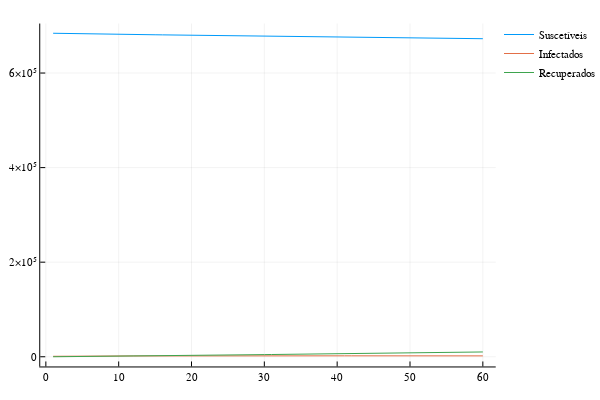

Notebook code for this chart:
### Code cell
Plots.plot((mean(S1, dims=1)[1, :]), label = "Suscetíveis")
Plots.plot!((mean(I1+A1, dims=1)[1, :]), label = "Infectados")
Plots.plot!((mean(R1, dims=1)[1, :]), label = "Recuperados")

### Figure 1 — Plotly figure (JSON) as saved in the notebook; plotly's stock layout.template omitted (floating-point values rounded to 4 significant figures)
{"data": [{"colorbar": {"title": ""}, "legendgroup": "Suscetíveis", "line": {"color": "rgba(0, 154, 250, 1.000)", "dash": "solid", "shape": "linear", "width": 1}, "mode": "lines", "name": "Suscetíveis", "showlegend": true, "type": "scatter", "x": [1, 2, 3, 4, 5, 6, 7, 8, 9, 10, 11, 12, 13, 14, 15, 16, 17, 18, 19, 20, 21, 22, 23, 24, 25, 26, 27, 28, 29, 30, 31, 32, 33, 34, 35, 36, 37, 38, 39, 40, 41, 42, 43, 44, 45, 46, 47, 48, 49, 50, 51, 52, 53, 54, 55, 56, 57, 58, 59, 60], "xaxis": "x1", "y": [684131, 683800.0, 683500.0, 683224, 683000.0, 682800.0, 682500.0, 682300.0, 682100.0, 681900.0, 681700.0, 681500.0, 681287, 681100.0, 680900.0, 680700.0, 680500.0, 680300.0, 680100.0, 679960, 679800.0, 679600.0, 679400.0, 679200.0, 679000.0, 678800.0, 678600.0, 678433, 678240, 678051, 677900.0, 677700.0, 677500.0, 677300.0, 677100.0, 676900.0, 676700.0, 676500.0, 676400.0, 676200.0, 676000.0, 675800.0, 675625, 675400.0, 675300.0, 675100.0, 674900.0, 674700.0, 674539, 674400.0, 674177, 674000.0, 673800.0, 673600.0, 673500.0, 673300.0, 673114, 672900.0, 672800.0, 672600.0], "yaxis": "y1", "zmax": null, "zmin": null}, {"colorbar": {"title": ""}, "legendgroup": "Infectados", "line": {"color": "rgba(227, 111, 71, 1.000)", "dash": "solid", "shape": "linear", "width": 1}, "mode": "lines", "name": "Infectados", "showlegend": true, "type": "scatter", "x": [1, 2, 3, 4, 5, 6, 7, 8, 9, 10, 11, 12, 13, 14, 15, 16, 17, 18, 19, 20, 21, 22, 23, 24, 25, 26, 27, 28, 29, 30, 31, 32, 33, 34, 35, 36, 37, 38, 39, 40, 41, 42, 43, 44, 45, 46, 47, 48, 49, 50, 51, 52, 53, 54, 55, 56, 57, 58, 59, 60], "xaxis": "x1", "y": [1000, 901.3, 936.3, 1019.0, 1118.0, 1230.0, 1330.0, 1428.0, 1505, 1584.0, 1642.0, 1695, 1753, 1794.0, 1815.0, 1850, 1868.0, 1892.0, 1889.0, 1901.0, 1904.0, 1916.0, 1914.0, 1934.0, 1948.0, 1941.0, 1942, 1948.0, 1956.0, 1962.0, 1960.0, 1961.0, 1962, 1970.0, 1968.0, 1967.0, 1975.0, 1968.0, 1970.0, 1974.0, 1967, 1964.0, 1971.0, 1961.0, 1947.0, 1948, 1937.0, 1936.0, 1940.0, 1951.0, 1957.0, 1953, 1926.0, 1929, 1928.0, 1897.0, 1890.0, 1882.0, 1881.0, 1882.0], "yaxis": "y1", "zmax": null, "zmin": null}, {"colorbar": {"title": ""}, "legendgroup": "Recuperados", "line": {"color": "rgba(62, 164, 78, 1.000)", "dash": "solid", "shape": "linear", "width": 1}, "mode": "lines", "name": "Recuperados", "showlegend": true, "type": "scatter", "x": [1, 2, 3, 4, 5, 6, 7, 8, 9, 10, 11, 12, 13, 14, 15, 16, 17, 18, 19, 20, 21, 22, 23, 24, 25, 26, 27, 28, 29, 30, 31, 32, 33, 34, 35, 36, 37, 38, 39, 40, 41, 42, 43, 44, 45, 46, 47, 48, 49, 50, 51, 52, 53, 54, 55, 56, 57, 58, 59, 60], "xaxis": "x1", "y": [0, 98.67, 180.7, 273, 375.7, 487.3, 600.8, 723.8, 862.8, 1002.0, 1157.0, 1308.0, 1465.0, 1629.0, 1808.0, 1974.0, 2148, 2325.0, 2516, 2702.0, 2890.0, 3066.0, 3256.0, 3427.0, 3602.0, 3793.0, 3983.0, 4173.0, 4354.0, 4542.0, 4734.0, 4914.0, 5106, 5291.0, 5482.0, 5667.0, 5851.0, 6044.0, 6232.0, 6423.0, 6620, 6807.0, 6987.0, 7180.0, 7372.0, 7552.0, 7742, 7923.0, 8103.0, 8282, 8456, 8646.0, 8843.0, 9026.0, 9209.0, 9407.0, 9594.0, 9776.0, 9956.0, 10132], "yaxis": "y1", "zmax": null, "zmin": null}], "layout": {"annotations": [], "height": 400, "legend": {"bgcolor": "rgba(255, 255, 255, 1.000)", "bordercolor": "rgba(0, 0, 0, 1.000)", "font": {"color": "rgba(0, 0, 0, 1.000)", "family": "sans-serif", "size": 11}, "tracegroupgap": 0, "x": 1, "y": 1}, "margin": {"b": 20, "l": 0, "r": 0, "t": 20}, "paper_bgcolor": "rgba(255, 255, 255, 1.000)", "plot_bgcolor": "rgba(255, 255, 255, 1.000)", "showlegend": true, "width": 600, "xaxis": {"anchor": "y1", "domain": [0.08064, 0.9934], "gridcolor": "rgba(0, 0, 0, 0.100)", "gridwidth": 0.5, "linecolor": "rgba(0, 0, 0, 1.000)", "mirror": false, "range": [-0.77, 61.77], "showgrid": true, "showline": true, "showticklabels": true, "tickangle": 0, "tickcolor": "rgb(0, 0, 0)", "tickfont": {"color": "rgba(0, 0, 0, 1.000)", "family": "sans-serif", "size": 11}, "tickmode": "array", "ticks": "inside", "ticktext": ["0", "10", "20", "30", "40", "50", "60"], "tickvals": [0, 10, 20, 30, 40, 50, 60], "title": "", "titlefont": {"color": "rgba(0, 0, 0, 1.000)", "family": "sans-serif", "size": 15}, "type": "-", "visible": true, "zeroline": false, "zerolinecolor": "rgba(0, 0, 0, 1.000)"}, "yaxis": {"anchor": "x1", "domain": [0.03762, 0.9902], "gridcolor": "rgba(0, 0, 0, 0.100)", "gridwidth": 0.5, "linecolor": "rgba(0, 0, 0, 1.000)", "mirror": false, "range": [-20520.0, 704700.0], "showgrid": true, "showline": true, "showticklabels": true, "tickangle": 0, "tickcolor": "rgb(0, 0, 0)", "tickfont": {"color": "rgba(0, 0, 0, 1.000)", "family": "sans-serif", "size": 11}, "tickmode": "array", "ticks": "inside", "ticktext": ["0", "2×10⁵", "4×10⁵", "6×10⁵"], "tickvals": [0, 200000, 400000, 600000], "title": "", "titlefont": {"color": "rgba(0, 0, 0, 1.000)", "family": "sans-serif", "size": 15}, "type": "-", "visible": true, "zeroline": false, "zerolinecolor": "rgba(0, 0, 0, 1.000)"}}}
